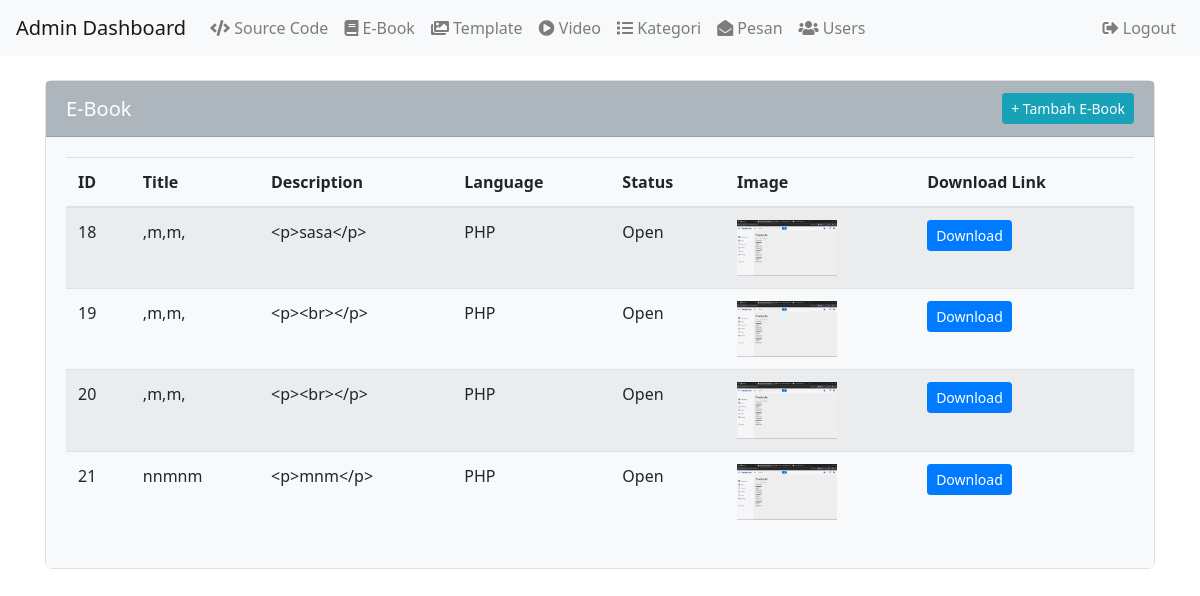
The app's page /private/admin/e_book/index.php with its own data.
### tables this page shows
CREATE TABLE `source_code` (
  `id` int(11) NOT NULL,
  `id_kategori` int(11) NOT NULL,
  `title` varchar(255) NOT NULL,
  `description` text DEFAULT NULL,
  `language` varchar(100) DEFAULT NULL,
  `status` enum('Open','Locked') DEFAULT 'Locked',
  `image` varchar(255) DEFAULT NULL,
  `download_link` varchar(255) DEFAULT NULL
);

### private/admin/e_book/index.php (the view, shortened to what this page needs)
<!DOCTYPE html>
<html lang="en">
<head>
    <link rel="stylesheet" href="https://stackpath.bootstrapcdn.com/bootstrap/4.5.2/css/bootstrap.min.css">
    <link rel="stylesheet" href="https://cdnjs.cloudflare.com/ajax/libs/font-awesome/5.15.4/css/all.min.css">
    <link rel="stylesheet" href="admin.css">
</head>
<body>
    <div class="content">
        <nav class="navbar navbar-expand-lg navbar-light bg-light">
            <div class="collapse navbar-collapse" id="navbarNav">
                <a class="navbar-brand" href="#">Admin Dashboard</a>
                <ul class="navbar-nav mr-auto">
                    <li class="nav-item">
                        <a class="nav-link" href="../index.php"><i class="fas fa-code"></i> Source Code</a>
                    </li>
                    <li class="nav-item">
                        <a class="nav-link" href="../e_book/index.php"><i class="fas fa-book"></i> E-Book</a>
                    </li>
                    <li class="nav-item">
                        <a class="nav-link" href="../template/index.php"><i class="fas fa-images"></i> Template</a>
                    </li>
                    <li class="nav-item">
                        <a class="nav-link" href="../video/index.php"><i class="fas fa-play-circle"></i> Video</a>
                    </li>
                    <li class="nav-item">
                        <a class="nav-link" href="../kategori/index.php"><i class="fas fa-list"></i> Kategori</a>
                    </li>
                    <li class="nav-item">
                        <a class="nav-link" href="index.php"><i class="fas fa-envelope-open"></i> Pesan</a>
                    </li>
                    <li class="nav-item">
                        <a class="nav-link" href="../user/index.php"><i class="fas fa-users"></i> Users</a>
                    </li>
                    <li class="nav-item">
                        <a class="nav-link" href=""></a>
                    </li>
                </ul>
                <ul class="navbar-nav">
                    <li class="nav-item">
                        <a class="nav-link" href="../../logout.php"><i class="fas fa-sign-out-alt"></i> Logout</a>
                    </li>
                </ul>
            </div>
        </nav>
        <div class="container mt-4">
            <div class="row">
                <div class="col-md-12">
                    <div class="card">
                        <div class="card-header d-flex justify-content-between align-items-center">
                            <h5 class="card-title mb-0">E-Book</h5>
                            <a href="#" class="btn btn-info btn-sm d-none d-md-inline-flex">
                                + Tambah E-Book
                            </a>
                        </div>
                        <div class="card-body">
                            <?php
                            include '../../../includes/koneksi.php';
                            $sql = "SELECT * FROM source_code";
                            $result = $conn->query($sql);
                            ?>
                            <table class="table table-striped">
                                <thead>
                                    <tr>
                                        <th>ID</th>
                                        <th>Title</th>
                                        <th>Description</th>
                                        <th>Language</th>
                                        <th>Status</th>
                                        <th>Image</th>
                                        <th>Download Link</th>
                                    </tr>
                                </thead>
                                <tbody>
                                    <?php
                                    if ($result->num_rows > 0) {
                                        while ($row = $result->fetch_assoc()) {
                                            echo '<tr>';
                                            echo '<td>' . htmlspecialchars($row['id']) . '</td>';
                                            echo '<td>' . htmlspecialchars($row['title']) . '</td>';
                                            echo '<td>' . htmlspecialchars($row['description']) . '</td>';
                                            echo '<td>' . htmlspecialchars($row['language']) . '</td>';
                                            echo '<td>' . htmlspecialchars($row['status']) . '</td>';
                                            echo '<td><img src="asset/img/' . htmlspecialchars($row['image']) . '" alt="' . htmlspecialchars($row['title']) . '" width="100"></td>';
                                            echo '<td><a href="' . htmlspecialchars($row['download_link']) . '" class="btn btn-primary btn-sm">Download</a></td>';
                                            echo '</tr>';
                                        }
                                    } else {
                                        echo '<tr><td colspan="7">No data available</td></tr>';
                                    }
                                    ?>
                                </tbody>
                            </table>
                        </div>
                    </div>
                </div>
            </div>
        </div>
    </div>
</body>
</html>

### private/admin/admin.css (style rules this page uses)
body { font-family: 'Segoe UI', Tahoma, Geneva, Verdana, sans-serif; margin: 0; padding: 0; }
.navbar { margin-bottom: 20px; }
.card { border-radius: 0.5rem; }
.card-header { background-color: #adb5bd; color: #fff; font-size: 1.25rem; }
.card-body { background-color: #f8f9fa; padding: 1.25rem; }
.card-title { margin-bottom: 0; }
.d-md-inline-flex { display: inline-flex; }

### records on screen
source_code: id "18", title ",m,m,", description "<p>sasa</p>", language "PHP", status "Open", image (picture)
source_code: id "19", title ",m,m,", description "<p><br></p>", language "PHP", status "Open", image (picture)
source_code: id "20", title ",m,m,", description "<p><br></p>", language "PHP", status "Open", image (picture)
source_code: id "21", title "nnmnm", description "<p>mnm</p>", language "PHP", status "Open", image (picture)
